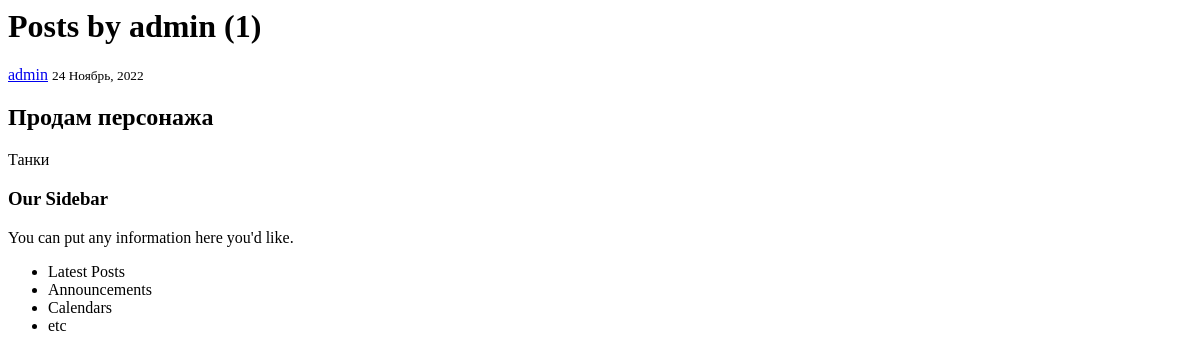
/user/admin, run on an earlier commit of the app's database.
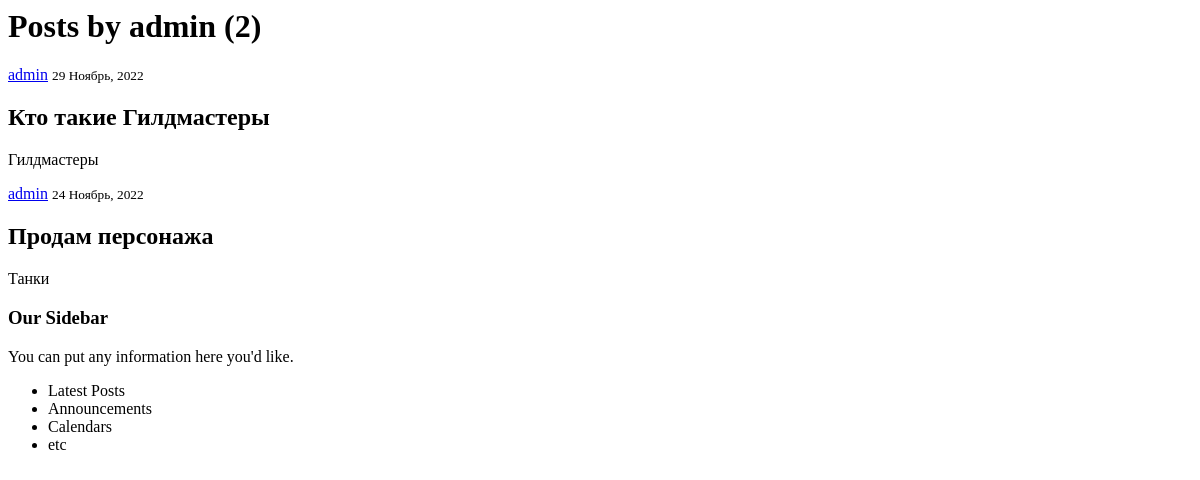
And on a later commit of the database.
### callboard/models.py (models this page shows, shortened)
class Bulletin(models.Model):
    category = models.ForeignKey(Category, on_delete=models.CASCADE)
    created_at = models.DateTimeField(auto_now_add=True)
    title = models.CharField('Название', max_length=200)
    body = models.TextField('Текст', max_length=10000)
    author = models.ForeignKey(User, on_delete=models.CASCADE)
    file = models.FileField(upload_to='files/', blank=True)

class Category(models.Model):
    CHOICES = [
        ('Танки', 'Танки'),
        ('Хилы', 'Хилы'),
        ('ДД', 'ДД'),
        ('Торговцы', 'Торговцы'),
        ('Гилдмастеры', 'Гилдмастеры'),
        ('Квестгиверы', 'Квестгиверы'),
        ('Кузнецы', 'Кузнецы'),
        ('Кожевники', 'Кожевники'),
        ('Зельевары', 'Зельевары'),
        ('Мастера заклинаний', 'Мастера заклинаний'),
    ]
    name = models.CharField(max_length=255, choices=CHOICES, unique=True, )
    subscribers = models.ManyToManyField(User, null=True, blank=True, related_name='subscribers')
    def __str__(self):
        return f'{self.name}'

### callboard/views.py (the view)
# urls.py: path('user/<str:username>', UserBulletinListView.as_view(), name='user-posts'),
class UserBulletinListView(ListView):
    model = Bulletin
    template_name = 'bulletins/user_bulletins.html'
    context_object_name = 'bulletin_list'
    ordering = ['-created_at']
    paginate_by = 2
    def get_queryset(self):
        user = get_object_or_404(User, username=self.kwargs.get('username'))
        return Bulletin.objects.filter(author=user).order_by('-created_at')

### templates/bulletins/user_bulletins.html (shortened to what this page needs)
{% block content %}
    <main role="main" class="container">
      <div class="row">
        <div class="col-md-8">
            <h1 class="mb-3">Posts by {{ view.kwargs.username }} ({{ page_obj.paginator.count }})</h1>
            {% for bulletin in bulletin_list %}
                <article class="media content-section">
                    <div class="media-body">
                        <div class="article-metadata">
                      <a class="mr-2" href="{% url 'user-posts' bulletin.author.username %}">{{ bulletin.author }}</a>
                      <small class="text-muted">{{ bulletin.created_at|date:"d F, Y" }}</small>
                    </div>
                    <h2><a class="article-title">{{ bulletin.title }}</a></h2>
                    <p class="article-content">{{ bulletin.category }}</p>
                  </div>
                </article>
            {% endfor %}
        </div>
        <div class="col-md-4">
          <div class="content-section">
            <h3>Our Sidebar</h3>
            <p class='text-muted'>You can put any information here you'd like.
              <ul class="list-group">
                <li class="list-group-item list-group-item-light">Latest Posts</li>
                <li class="list-group-item list-group-item-light">Announcements</li>
                <li class="list-group-item list-group-item-light">Calendars</li>
                <li class="list-group-item list-group-item-light">etc</li>
              </ul>
            </p>
          </div>
        </div>
      </div>
    </main>
{% endblock content %}
</body>
</html>

What changed in the data, as far as the page shows it:
added Bulletin: author "admin", created_at "29 Ноябрь, 2022", title "Кто такие Гилдмастеры", category "Гилдмастеры"
Also different on the page:
{{ page_obj.paginator.count }}: "1" → "2"
